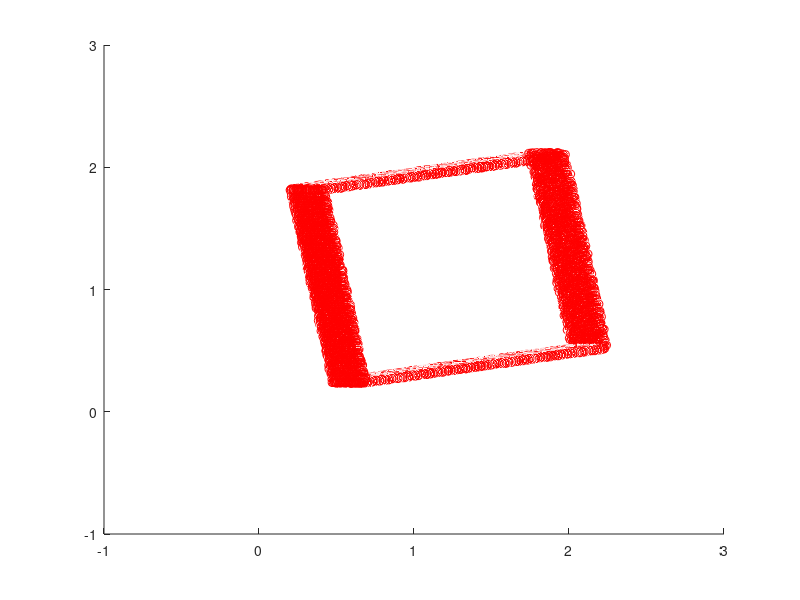

Write the MATLAB code that produced this figure. (Note: this script raises an error after producing the figure.)
data = load('clean_hallway.txt');
hold on;
scatter3(data(:,1), data(:,2), data(:,3), 'r');
axis([-1 3 -1 3 1 3]);

[x y] = meshgrid(-1:0.1:3);

left = data((data(:,1) < 0.5), :, :);
c_left = ransac(left, 10000, 1e-3)
left_plane = c_left(1)*x + c_left(2)*y + c_left(3);

right = data((data(:,1) > 2.0), :, :);
c_right = ransac(right, 10000, 1e-3)
right_plane = c_right(1)*x + c_right(2)*y + c_right(3);

upper = data((data(:,2) < 0.5), :, :);
c_upper = ransac(upper, 10000, 1e-3)
upper_plane = c_upper(1)*x + c_upper(2)*y + c_upper(3);

floor = data((data(:,2) > 2.0), :, :);
c_floor = ransac(floor, 10000, 1e-3)
floor_plane = c_floor(1)*x + c_floor(2)*y + c_floor(3);

surf(x, y, left_plane, 'FaceColor', 'red')
surf(x, y, right_plane, 'FaceColor', 'green')
surf(x, y, upper_plane, 'FaceColor', 'yellow')
surf(x, y, floor_plane, 'FaceColor', 'blue')
